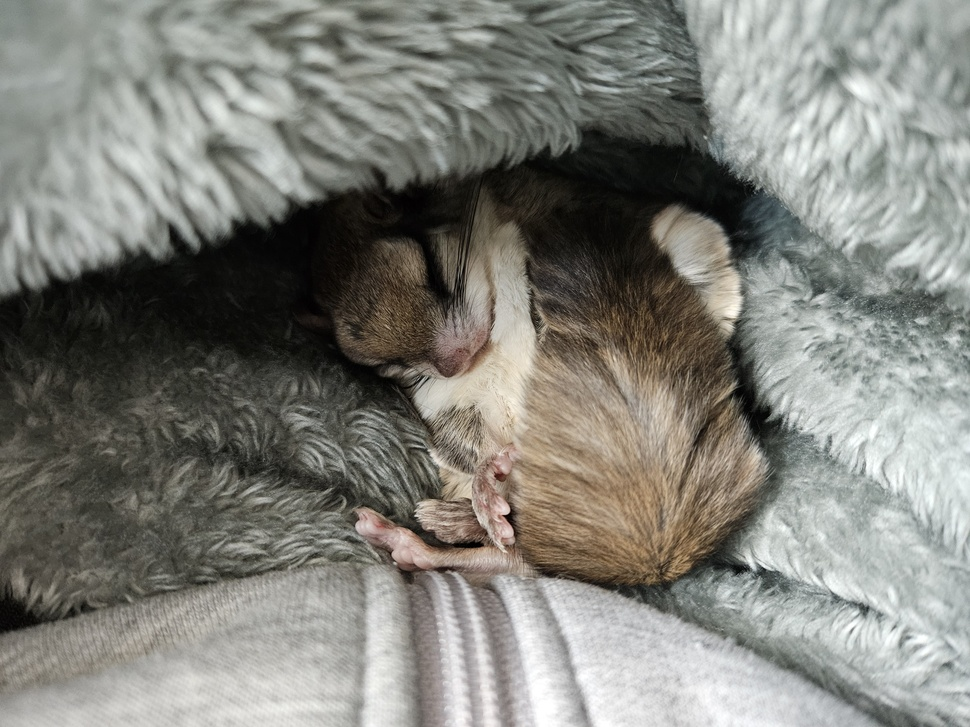
#> input picture machine/lui.jpg, 970 x 727 px, shrunk from 4000 x 3000 before the run
$ jupyter execute 251110.ipynb
#> lines starting #> are read from the running program, lines starting #| are printed output that depends on the picture
[cell 1]
import numpy as np

[cell 2]
# 간단한 행렬 생성
A = np.array([
    [1, 2, 3],
    [4, 5, 6],
    [7, 8, 9],
    [10, 11, 12]
])  # 4 × 3 행렬

[cell 3]
print("원본 행렬 A:")
print(A)
print(f"Shape: {A.shape}")

[cell 4]
# SVD 분해
U, s, VT = np.linalg.svd(A, full_matrices=False)

[cell 5]
# 특잇값 확인
print(f"특잇값: {s}")
print(f"가장 큰 값: {s[0]:.2f}")
print(f"가장 작은 값: {s[-1]:.2f}")

[cell 6]
# 복원 확인
S = np.diag(s)  # 대각행렬로 변환
A_reconstructed = U @ S @ VT
print(f"복원 오차: {np.sum((A - A_reconstructed)**2):.10f}")
# 거의 0 (컴퓨터 오차만)

[cell 7]
# 압축: 상위 2개만 사용
k = 2
A_compressed = U[:, :k] @ np.diag(s[:k]) @ VT[:k, :]
print(f"압축 후 행렬:")
print(A_compressed)
print(f"압축 오차: {np.sum((A - A_compressed)**2):.2f}")

[cell 8]
from PIL import Image
import matplotlib.pyplot as plt

[cell 9]
np.array(Image.open('lui.jpg'))

[cell 10]
img = np.array(Image.open('lui.jpg').convert('L'))
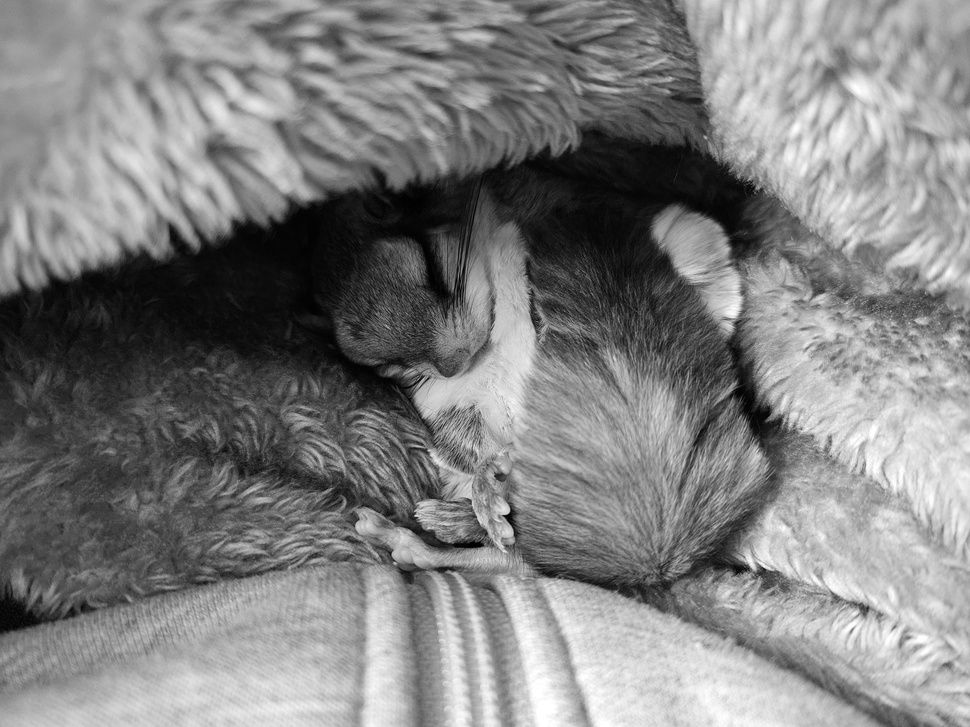
#> img: shape (727, 970); min 0, max 255, mean 128.8

print(f"원본 이미지 크기: {img.shape}")
#| 원본 이미지 크기: (727, 970)

[cell 11]
U, s, VT = np.linalg.svd(img, full_matrices=False)
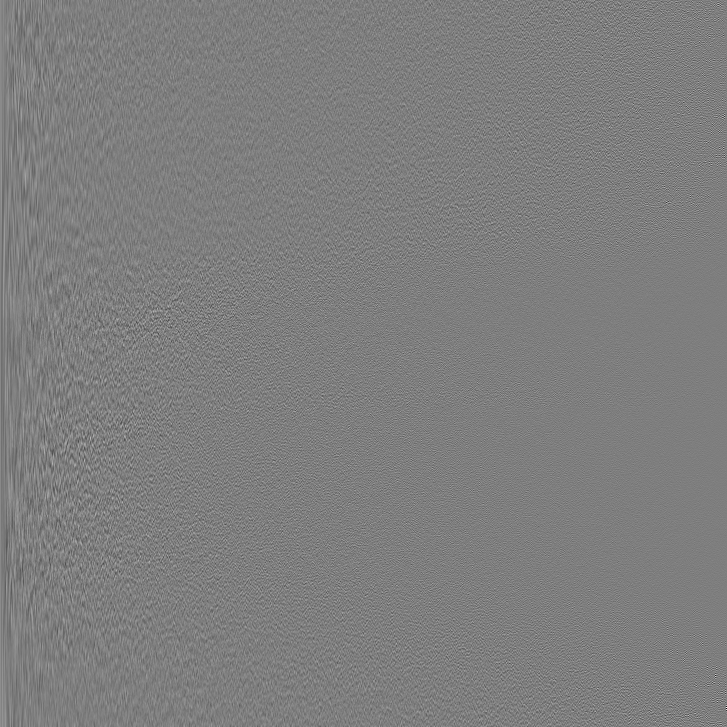
#> U: shape (727, 727) float64; min -0.43, max 0.437, mean 4.33e-05; drawn with min black and max white
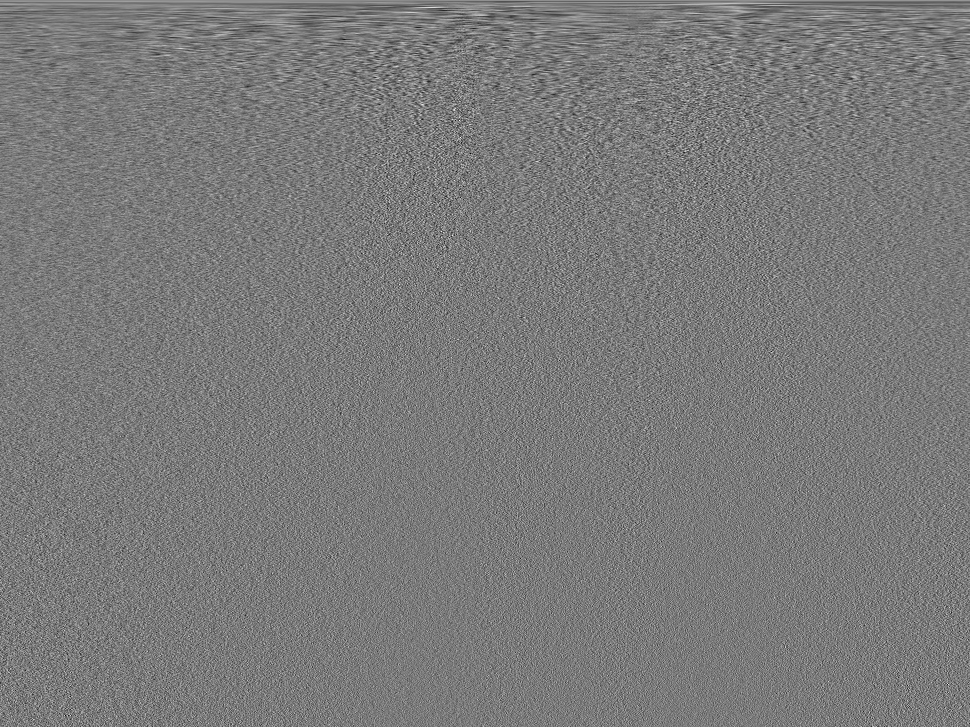
#> VT: shape (727, 970) float64; min -0.188, max 0.203, mean 5.07e-05; drawn with min black and max white
#> s = 727 values, max 113215.3 at index 0, min 5.84 at index 726, mean 610.7

[cell 12]
s.shape
#> Out = (727,)

[cell 13]
s
#> Out has the same summary as s

[cell 14]
k_values = [5, 20, 50, 100]

[cell 15]
fig, axes = plt.subplots(3,3,figsize=(15,10))

# 원본
axes[0, 0].imshow(img, cmap='gray')
axes[0, 0].set_title('Original')
axes[0, 0].axis('off')

# 특잇값 그래프
axes[0, 1].plot(s[:100])
axes[0, 1].set_title('Singular Values (top 100)')
axes[0, 1].set_xlabel('Index')
axes[0, 1].set_ylabel('Value')

# 누적 에너지
cumsum = np.cumsum(s**2) / np.sum(s**2)
#> cumsum = 727 values from 0.885 to 1
axes[0, 2].plot(cumsum[:100])
axes[0, 2].set_title('Cumulative Energy')
axes[0, 2].axhline(y=0.9, color='r', linestyle='--', label='90%')
axes[0, 2].legend()


# 압축된 이미지들
for idx, k in enumerate(k_values):
    # k개 특잇값으로 재구성
    img_compressed = U[:, :k] @ np.diag(s[:k]) @ VT[:k, :]

    # 압축률 계산
    original_size = img.shape[0] * img.shape[1]
    compressed_size = k * (img.shape[0] + img.shape[1] + 1)
    ratio = (1 - compressed_size / original_size) * 100

    # 시각화
    row = 1 + idx // 3
    col = idx % 3
    axes[row, col].imshow(img_compressed, cmap='gray')
    axes[row, col].set_title(f'k={k} (압축률: {ratio:.1f}%)')
    axes[row, col].axis('off')
#> this loop made 4 passes
#> pass 1, `img_compressed = U[:, :k] @ np.diag(s[:k]) @ VT[:k, :]`:
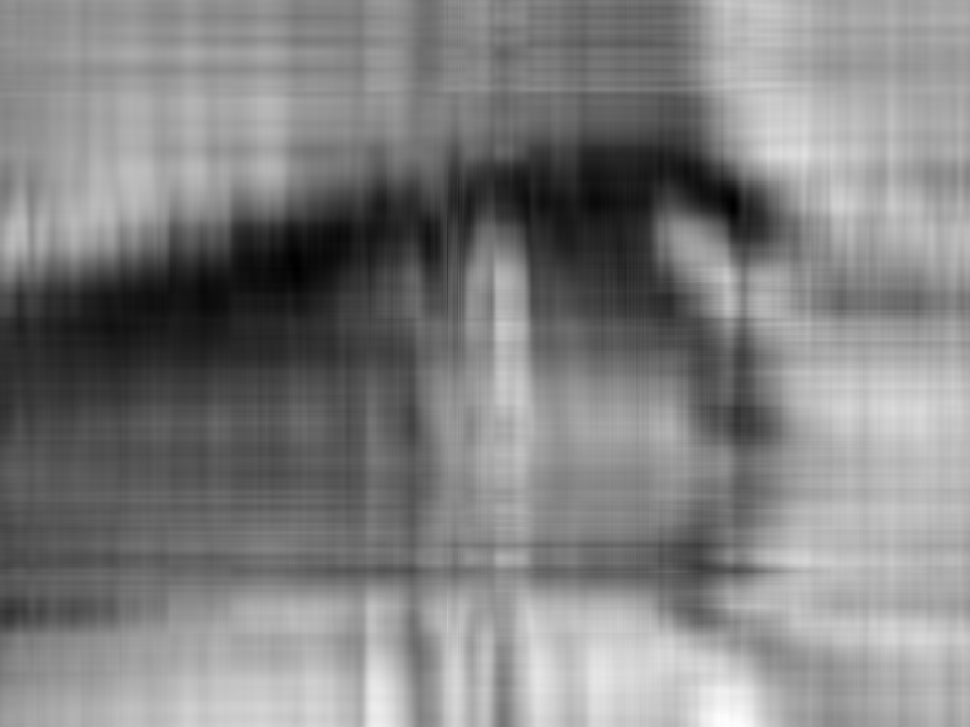
#> img_compressed: shape (727, 970) float64; min -19.85, max 273, mean 128.8; drawn with min black and max white

plt.tight_layout()
plt.show()
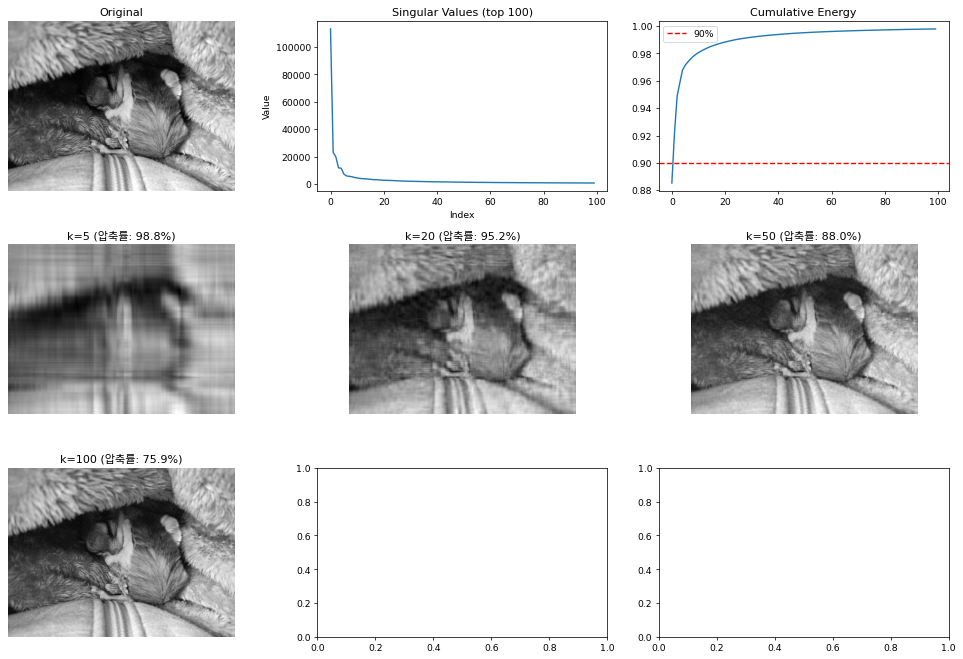
#> figure drawn by matplotlib, 7 panels; panel 2: curve peaks at x = 0, y = 113215.3; panel 3: curve peaks at x = 99, y = 0.998

[cell 16]
# 정보 보존률 계산
for k in k_values:
    energy = np.sum(s[:k]**2) / np.sum(s**2) * 100
    print(f"k={k}: 정보 보존률 {energy:.1f}%")
#> this loop made 4 passes
#> energy on passes 1 to 4: 96.77, 98.78, 99.5, 99.78
#| k=5: 정보 보존률 96.8%
#| k=20: 정보 보존률 98.8%
#| k=50: 정보 보존률 99.5%
#| k=100: 정보 보존률 99.8%

[cell 17]
from sklearn.cluster import MeanShift, estimate_bandwidth
from sklearn.datasets import make_blobs
import matplotlib.pyplot as plt
import numpy as np

[cell 18]
# 데이터 생성 (복잡한 모양)
X1, _ = make_blobs(n_samples=300, centers=3, cluster_std=0.6, random_state=0)
X2 = np.random.uniform(-1, 9, (50, 2))  # 노이즈 추가
X = np.vstack([X1, X2])

print(f"데이터 포인트: {len(X)}개")

[cell 19]
# Bandwidth 자동 추정
bandwidth = estimate_bandwidth(X, quantile=0.2, n_samples=500)
print(f"추정된 bandwidth: {bandwidth:.3f}")

[cell 20]
# Mean Shift 적용
ms = MeanShift(bandwidth=bandwidth)
labels = ms.fit_predict(X)
cluster_centers = ms.cluster_centers_

n_clusters = len(cluster_centers)
print(f"발견된 군집 수: {n_clusters}개")

# 각 군집 크기
for i in range(n_clusters):
    count = np.sum(labels == i)
    print(f"군집 {i}: {count}개")

# 시각화
plt.figure(figsize=(12, 5))

# 원본 데이터
plt.subplot(1, 2, 1)
plt.scatter(X[:, 0], X[:, 1], alpha=0.5)
plt.title('Original Data')

# Mean Shift 결과
plt.subplot(1, 2, 2)
plt.scatter(X[:, 0], X[:, 1], c=labels, cmap='viridis', alpha=0.6)
plt.scatter(cluster_centers[:, 0], cluster_centers[:, 1],
           c='red', marker='x', s=200, linewidths=3, label='Centers')
plt.title(f'Mean Shift (K={n_clusters})')
plt.legend()

plt.tight_layout()
plt.show()
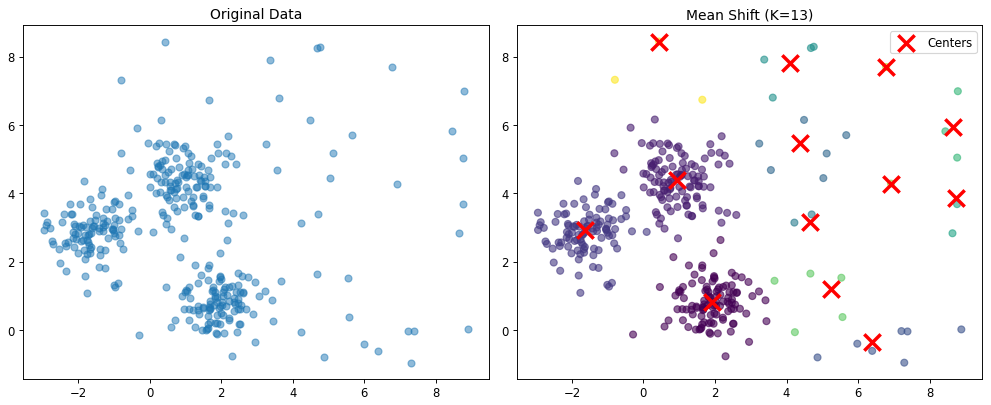
#> figure drawn by matplotlib, 2 panels

[cell 21]
# 다양한 bandwidth 비교
bandwidths = [0.5, 1.0, 2.0, 3.0]
fig, axes = plt.subplots(2, 2, figsize=(12, 10))

for idx, bw in enumerate(bandwidths):
    ms = MeanShift(bandwidth=bw)
    labels = ms.fit_predict(X)
    n_clusters = len(ms.cluster_centers_)

    ax = axes[idx // 2, idx % 2]
    ax.scatter(X[:, 0], X[:, 1], c=labels, cmap='viridis', alpha=0.6)
    ax.scatter(ms.cluster_centers_[:, 0], ms.cluster_centers_[:, 1],
              c='red', marker='x', s=200, linewidths=3)
    ax.set_title(f'bandwidth={bw} (K={n_clusters})')

plt.tight_layout()
plt.show()
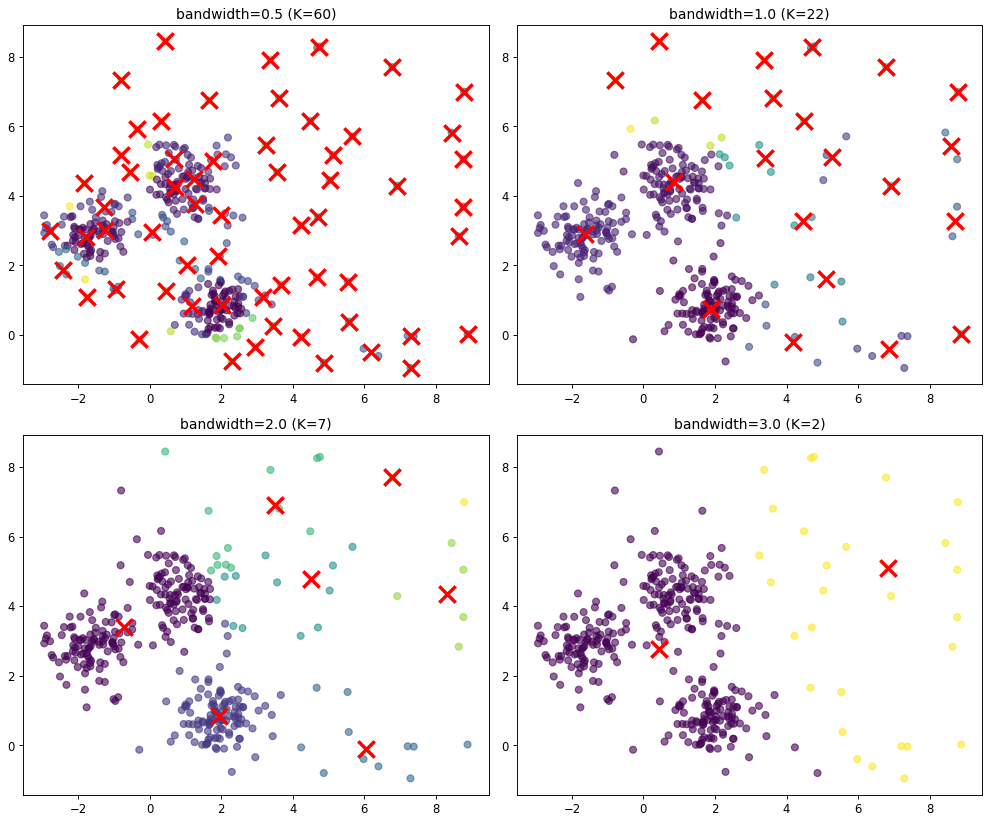
#> figure drawn by matplotlib, 4 panels
